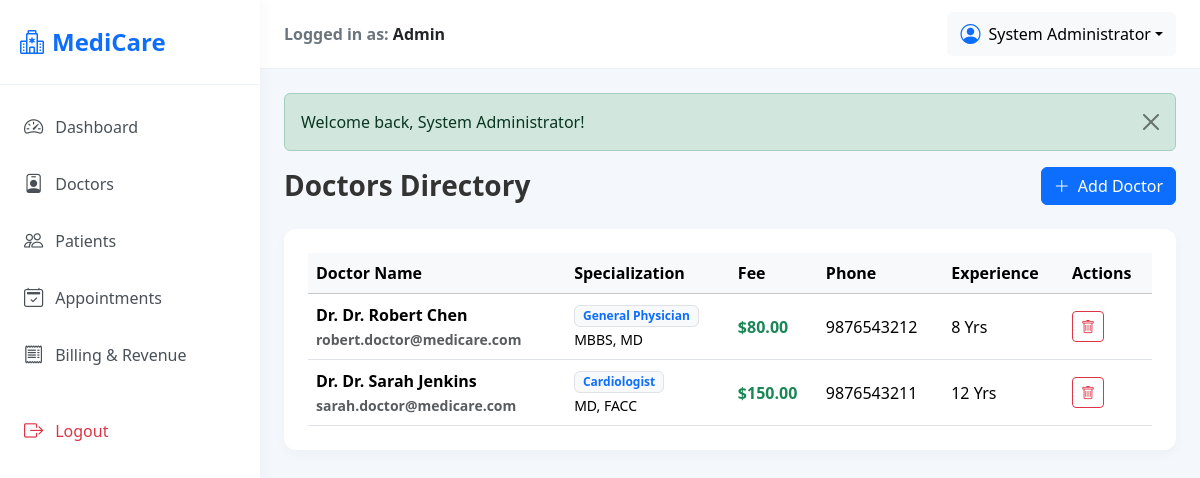
Page /admin/doctors.php (signed in) on the committed database.
### tables this page shows
CREATE TABLE IF NOT EXISTS `doctors` (
  `id` INT AUTO_INCREMENT PRIMARY KEY,
  `user_id` INT NOT NULL UNIQUE,
  `specialization` VARCHAR(100) NOT NULL,
  `qualification` VARCHAR(100) NOT NULL,
  `consultation_fee` DECIMAL(10,2) NOT NULL DEFAULT 0.00,
  `experience` INT NOT NULL DEFAULT 0,
  `available_days` VARCHAR(100) NOT NULL DEFAULT 'Mon,Tue,Wed,Thu,Fri',
  `available_time` VARCHAR(100) NOT NULL DEFAULT '09:00 AM - 05:00 PM',
  `created_at` TIMESTAMP DEFAULT CURRENT_TIMESTAMP,
  FOREIGN KEY (`user_id`) REFERENCES `users`(`id`) ON DELETE CASCADE
);

CREATE TABLE IF NOT EXISTS `users` (
  `id` INT AUTO_INCREMENT PRIMARY KEY,
  `name` VARCHAR(100) NOT NULL,
  `email` VARCHAR(100) NOT NULL UNIQUE,
  `phone` VARCHAR(20) NOT NULL,
  `password` VARCHAR(255) NOT NULL,
  `role` ENUM('admin', 'doctor', 'patient') NOT NULL DEFAULT 'patient',
  `status` ENUM('active', 'inactive') NOT NULL DEFAULT 'active',
  `created_at` TIMESTAMP DEFAULT CURRENT_TIMESTAMP
);

### includes/functions.php (called while the page is built, shortened)
<?php
function e(mixed $value): string {
    return htmlspecialchars((string)($value ?? ''), ENT_QUOTES, 'UTF-8');
}
function get_flash(): ?array {
    if (isset($_SESSION['flash'])) {
        $flash = $_SESSION['flash'];
        return $flash;
    }
    return null;
}

### admin/doctors.php (the view, shortened to what this page needs)
<?php
require_once __DIR__ . '/../includes/header.php';
$doctors = $pdo->query("
    SELECT d.*, u.name, u.email, u.phone, u.id as user_id
    FROM doctors d
    JOIN users u ON d.user_id = u.id
    ORDER BY d.id DESC
")->fetchAll();
?>
<div class="d-flex justify-content-between align-items-center mb-4">
    <h3 class="fw-bold m-0">Doctors Directory</h3>
    <button class="btn btn-primary" data-bs-toggle="modal" data-bs-target="#addDoctorModal"><i class="bi bi-plus-lg me-1"></i> Add Doctor</button>
</div>
<div class="card table-card p-4">
    <div class="table-responsive">
        <table class="table table-hover align-middle mb-0">
            <thead class="table-light">
                <tr>
                    <th>Doctor Name</th>
                    <th>Specialization</th>
                    <th>Fee</th>
                    <th>Phone</th>
                    <th>Experience</th>
                    <th>Actions</th>
                </tr>
            </thead>
            <tbody>
                <?php foreach ($doctors as $doc): ?>
                <tr>
                    <td class="fw-bold">Dr. <?= e($doc['name']) ?><br><span class="text-muted small"><?= e($doc['email']) ?></span></td>
                    <td><span class="badge bg-light text-primary border"><?= e($doc['specialization']) ?></span><br><small><?= e($doc['qualification']) ?></small></td>
                    <td class="fw-semibold text-success">$<?= number_format((float)$doc['consultation_fee'], 2) ?></td>
                    <td><?= e($doc['phone']) ?></td>
                    <td><?= e((string)$doc['experience']) ?> Yrs</td>
                    <td>
                        <a href="?delete=<?= $doc['user_id'] ?>" class="btn btn-outline-danger btn-sm" onclick="return confirm('Are you sure you want to remove this doctor?')"><i class="bi bi-trash"></i></a>
                    </td>
                </tr>
                <?php endforeach; ?>
            </tbody>
        </table>
    </div>
</div>
<?php require_once __DIR__ . '/../includes/footer.php'; ?>

### includes/header.php (shortened to what this page needs)
<?php
require_once __DIR__ . '/functions.php';
$role = $_SESSION['role'] ?? 'guest';
$name = $_SESSION['user_name'] ?? 'User';
$flash = get_flash();
?>
<!DOCTYPE html>
<html lang="en">
<head>
    <link href="https://cdn.jsdelivr.net/npm/bootstrap@5.3.3/dist/css/bootstrap.min.css" rel="stylesheet">
    <link rel="stylesheet" href="https://cdn.jsdelivr.net/npm/bootstrap-icons@1.11.3/font/bootstrap-icons.min.css">
    <link rel="stylesheet" href="/assets/css/style.css">
</head>
<body>
<div class="wrapper">
    <?php if (isset($_SESSION['user_id'])): ?>
    <aside class="sidebar">
        <div class="sidebar-header d-flex align-items-center justify-content-between">
            <a href="#" class="text-decoration-none text-primary fw-bold fs-4 d-flex align-items-center">
                <i class="bi bi-hospital me-2"></i> MediCare
            </a>
        </div>
        <ul class="sidebar-nav">
            <?php if ($role === 'admin'): ?>
                <li><a href="/admin/dashboard.php" class="nav-link"><i class="bi bi-speedometer2"></i> Dashboard</a></li>
                <li><a href="/admin/doctors.php" class="nav-link"><i class="bi bi-person-badge"></i> Doctors</a></li>
                <li><a href="/admin/patients.php" class="nav-link"><i class="bi bi-people"></i> Patients</a></li>
                <li><a href="/admin/appointments.php" class="nav-link"><i class="bi bi-calendar2-check"></i> Appointments</a></li>
                <li><a href="/admin/bills.php" class="nav-link"><i class="bi bi-receipt"></i> Billing & Revenue</a></li>
            <?php elseif ($role === 'doctor'): ?>
                <li><a href="/doctor/dashboard.php" class="nav-link"><i class="bi bi-speedometer2"></i> Dashboard</a></li>
                <li><a href="/doctor/appointments.php" class="nav-link"><i class="bi bi-calendar2-week"></i> My Appointments</a></li>
            <?php endif; ?>
            <li><a href="/auth/logout.php" class="nav-link text-danger"><i class="bi bi-box-arrow-right"></i> Logout</a></li>
        </ul>
    </aside>
    <?php endif; ?>
    <div class="main-content">
        <?php if (isset($_SESSION['user_id'])): ?>
        <header class="top-navbar d-flex justify-content-between align-items-center">
            <div class="fw-semibold text-secondary">Logged in as: <span class="text-dark fw-bold"><?= e(ucfirst($role)) ?></span></div>
            <div class="dropdown">
                <button class="btn btn-light dropdown-toggle d-flex align-items-center" type="button" data-bs-toggle="dropdown">
                    <i class="bi bi-person-circle fs-5 me-2 text-primary"></i> <?= e($name) ?>
                </button>
            </div>
        </header>
        <?php endif; ?>
        <main class="p-4">
            <?php if ($flash): ?>
                <div class="alert alert-<?= e($flash['type']) ?> alert-dismissible fade show" role="alert">
                    <?= e($flash['message']) ?>
                    <button type="button" class="btn-close" data-bs-dismiss="alert"></button>
                </div>
            <?php endif; ?>

### includes/footer.php (shortened to what this page needs)
        </main>
    </div>
</div>
</body>
</html>

### assets/css/style.css (style rules this page uses)
:root { --primary-color: #0d6efd; --primary-dark: #0a58ca; --sidebar-width: 260px; --bg-light: #f4f7fc; }
body { background-color: var(--bg-light); font-family: 'Segoe UI', system-ui, -apple-system, sans-serif; color: #333; }
.wrapper { display: flex; min-height: 100vh; }
.sidebar { width: var(--sidebar-width); background: #ffffff; box-shadow: 2px 0 15px rgba(0,0,0,0.04); display: flex; flex-direction: column; z-index: 1000; transition: all 0.3s ease; }
.sidebar-header { padding: 1.5rem 1.25rem; border-bottom: 1px solid #edf2f9; }
.sidebar-nav { list-style: none; padding: 1rem 0.5rem; margin: 0; }
.sidebar-nav .nav-link { display: flex; align-items: center; padding: 0.75rem 1rem; color: #495057; border-radius: 0.5rem; font-weight: 500; text-decoration: none; transition: 0.2s; margin-bottom: 0.25rem; }
.sidebar-nav .nav-link i { font-size: 1.2rem; margin-right: 0.75rem; }
.main-content { flex: 1; display: flex; flex-direction: column; overflow-x: hidden; }
.top-navbar { background: #ffffff; border-bottom: 1px solid #edf2f9; padding: 0.75rem 1.5rem; }
.table-card { background: #ffffff; border-radius: 0.75rem; box-shadow: 0 4px 12px rgba(0,0,0,0.03); border: none; }

### rows in the picture
doctors: user.name "Dr. Robert Chen", user.email "robert.doctor@medicare.com", specialization "General Physician", qualification "MBBS, MD", consultation_fee "80.00", user.phone "9876543212", experience "8"
doctors: user.name "Dr. Sarah Jenkins", user.email "sarah.doctor@medicare.com", specialization "Cardiologist", qualification "MD, FACC", consultation_fee "150.00", user.phone "9876543211", experience "12"

### other values in the picture
$role "Admin"
$name "System Administrator"
$flash['message'] "Welcome back, System Administrator!"
